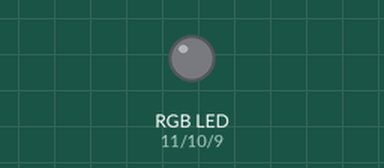
A sketch run on a simulated Arduino Uno, built with avr-gcc and run on an emulated ATmega328P. On the bench: an RGB LED mixed from three pins (HIGH = lit).

Above: at 0.05 s.
At 3.55 s:
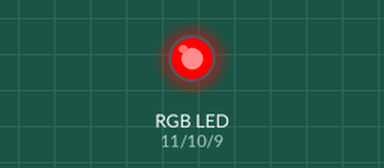
Timing chart, 0 to 8.3 s (numbered marks = the images above):
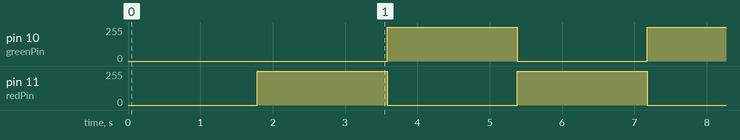

The sketch:

lesson_1.ino
```cpp
int redPin = 11;
int greenPin = 10;
int bluePin = 9;

void setup() {
    pinMode(redPin, OUTPUT);
    pinMode(greenPin, OUTPUT);
    pinMode(bluePin, OUTPUT);
}

void loop() {
  // RED >>>
    for(int brightness = 0; brightness <= 255; brightness++){
      analogWrite(redPin, brightness);
      analogWrite(greenPin, 255 - brightness);
      // analogWrite(bluePin, brightness / 2); // Синий увеличивается медленно
      delay(7);
    }

    // // Blue alarm
    // digitalWrite(bluePin, HIGH);
    // delay(10);
    // digitalWrite(bluePin, LOW);

  // RED <<<
    for(int brightness = 255; brightness >= 0; brightness--){
      analogWrite(redPin, brightness);
      analogWrite(greenPin, 255 - brightness);
      // analogWrite(bluePin, brightness / 2); // Синий увеличивается медленно
      delay(7);
    }

    //  // Blue
    // for(int brightness = 0; brightness <= 200; brightness++){
    //   analogWrite(bluePin, brightness);
    //   delay(7);
    // }

    // for(int brightness = 200; brightness >= 0; brightness--){
    //   analogWrite(bluePin, brightness);
    //   delay(7);
    // }

    //  // Green
    // for(int brightness = 0; brightness <= 200; brightness++){
    //   analogWrite(greenPin, brightness);
    //   delay(7);
    // }

    // for(int brightness = 200; brightness >= 0; brightness--){
    //   analogWrite(greenPin, brightness);
    //   delay(7);
    // }
}
```

Measured:
- by itself, pin 10 (greenPin), pin 11 (redPin): alternates 255/255 for 1.8 s and 0/255 for 1.8 s
